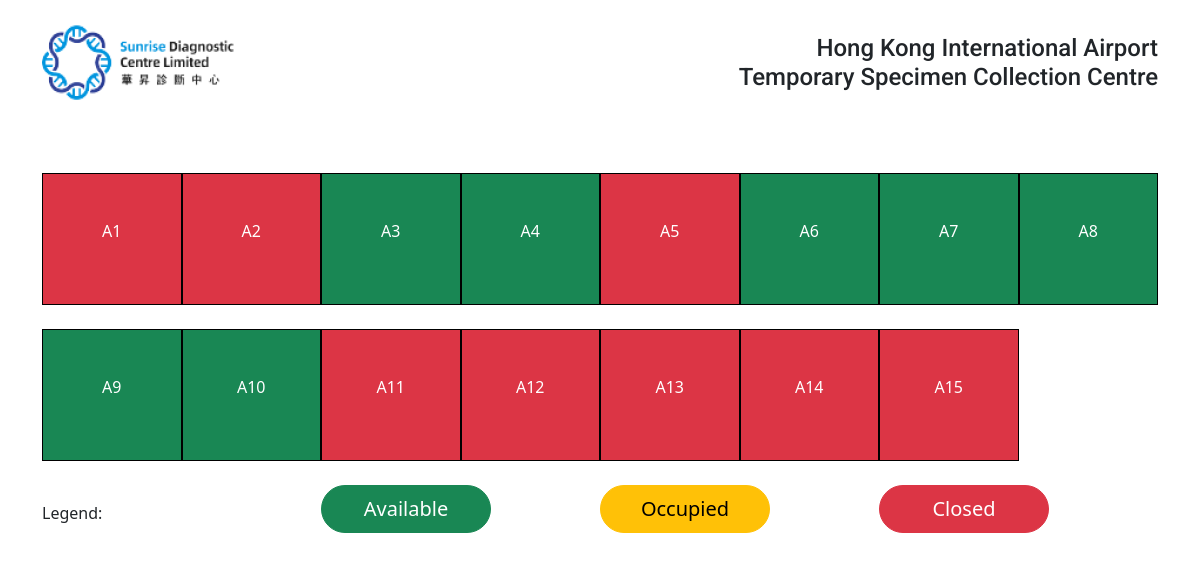
The page / on the database its author committed.
### Home/models.py (models this page shows, shortened)
class Booth(models.Model):
    user= models.ForeignKey(User, on_delete=models.CASCADE)
    title = models.CharField(max_length=50)
    status= models.CharField( max_length = 50,choices = STATUS_CHOICES)

### Home/views.py (the view)
# urls.py: 2. Add a URL to urlpatterns:  path('', views.home, name='home')
def home(request):
    booths=Booth.objects.all()
    context={
'booths':booths
    }
    return render(request,'Home/home.html',context)

### Home/templates/Home/home.html (shortened to what this page needs)
{% extends 'Home/base.html'%}
{% load static %}
{% block content %}
    <nav class="navbar navbar-white bg-white">
      <div class="container">
        <a class="navbar-brand" href="#">
          <img src="{% static 'images/6 12.png' %}" alt="" width="194" height="106" class="d-inline-block align-text-top">
        </a>
        <h4 class="roboto text-end text-dark">Hong Kong International Airport<br> Temporary Specimen Collection Centre</h4>
      </div>
    </nav>
    <div class="container mt-3">
      <div class="row pb-4">
        {% for booth in booths %}
          <div class="mt-4 col-sm col1" style="
            {% if booth.status == 'Available' %}
              background-color: #198754;
            { elif booth.status == 'Occupied' %}
              background-color: #ffc107;
            {% else %}
              background-color: #dc3545;
            {% endif %}
          " id="{{booth.id}}">
            {{booth.title}}
          </div>
        {% endfor %}
      </div>
      <div class="row">
        <div class="col-md-3 mt-3">
          Legend:
        </div>
        <div class="col-md-3 mb-2">
          <button type="button" class="btn btn-success btn-lg">Available</button>
        </div>
        <div class="col-md-3 mb-2">
          <button type="button" class="btn btn-warning btn-lg">Occupied</button>
        </div>
        <div class="col-md-3 mb-2">
          <button type="button" class="btn btn-danger btn-lg">Closed</button>
        </div>
      </div>
    </div>
    {% endblock content %}

### Home/templates/Home/base.html (shortened to what this page needs)
{% load static %}
<!doctype html>
<html lang="en">
  <head>
    <link href="https://cdn.jsdelivr.net/npm/bootstrap@5.0.2/dist/css/bootstrap.min.css" rel="stylesheet">
    <link rel="stylesheet" type="text/css" href="{% static 'css/style.css' %}">
  </head>
  <body>
    {% block content %}
    {% endblock content %}
</body>
</html>

### static/css/style.css (style rules this page uses)
.col1 { text-align: center; height: 132px; color: white; border: 1px solid black; padding-top: 45px; }
.btn { width: 170px; border-radius: 35px; margin-bottom: 4px; }
.roboto { font-family: 'Roboto'; }
.row { margin: 0 !important; --bs-gutter-x: 0 !important; }
@media (min-width: 576px) { .col-sm { flex: 0 0 auto; width: 12.5%; } }

### rows shown on the page
Booth: title "A1"
Booth: title "A2"
Booth: title "A3"
Booth: title "A4"
Booth: title "A5"
Booth: title "A6"
Booth: title "A7"
Booth: title "A8"
Booth: title "A9"
Booth: title "A10"
Booth: title "A11"
Booth: title "A12"
Booth: title "A13"
Booth: title "A14"
Booth: title "A15"
